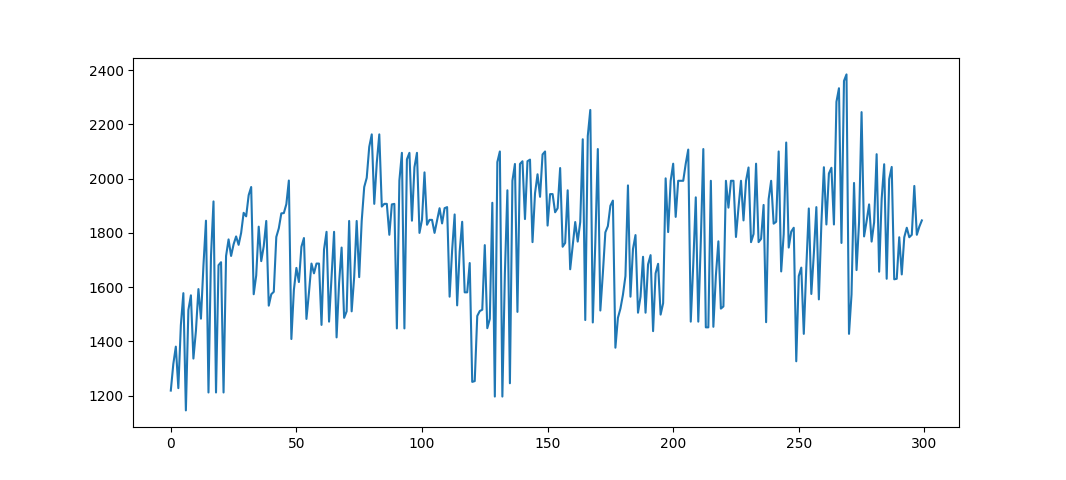

Here is the Python script that generated this plot:
import random
from tempfile import tempdir
import matplotlib.pyplot as plt
#TSP알고리즘


POPULATION_SIZE = 5		# 개체 집단의 크기
MUTATION_RATE = 0.1			# 돌연 변이 확률
SIZE = 9		# 하나의 염색체에서 유전자 개수		
fitness = []
"""
    
서울 : 0 인천 : 1 대전 : 2 춘천 : 3 강릉 : 4 대구 : 5 울산 : 6 부산 : 7 광주 : 8
    
"""

#distance[x][y] 를 참조하면 x와 y의 거리를 알 수 있음
distance = [
         [0, 30, 140, 75, 168, 237, 303, 325, 268],
         [30, 0, 140, 105, 198, 247, 315, 334, 257],
         [140, 140, 0, 173, 205, 119, 190, 200, 141],
         [75, 105, 173, 0, 102, 238, 293, 323, 313],
         [168, 198, 205, 102, 0, 213, 247, 287, 340],
         [237, 247, 119, 238, 213, 0, 71, 88, 173],
         [303, 315, 190, 293, 247, 71, 0, 44, 222],
         [325, 334, 200, 323, 287, 88, 44, 0, 202],
         [268, 257, 141, 313, 340, 173, 222, 202, 0]
          ]



# 염색체를 클래스로 정의한다. 
class Chromosome:
    def __init__(self, g=[]):
        self.genes = g.copy()		# 유전자는 리스트로 구현된다. 
        self.fitness = 0		# 적합도
        if self.genes.__len__()==0:	# 염색체가 초기 상태이면 초기화한다. 
            i = 0
            x = 0
            self.genes.append(x)
            self.genes.append(random.randint(1,8))
            while len(self.genes) < SIZE:
                self.genes.append(self.Find_nearst(self.genes[i+1]))
                i += 1
                 
    #a = 3
    #[75, 105, 173, 0, 102, 238, 293, 323, 313]
    #sorted = [0, 75,102,105, 173, 238, 293,313,323]
    def Find_nearst(self, a):
        nearest = sorted(distance[a])
        for i in nearest[1:]:
            if distance[a].index(i) not in self.genes:
                y = distance[a].index(i)
                return y           
        
    
    
    def cal_fitness(self):		# 적합도를 계산한다. 
        self.fitness = 0
        value = 0
        for i in range(len(self.genes)-1):
            value += distance[self.genes[i]][self.genes[i+1]]
        value += distance[self.genes[-1]][0]
        self.fitness = value
        return self.fitness

    def __str__(self):
        return self.genes.__str__()

# 염색체와 적합도를 출력한다. 
def print_p(pop):
    i = 0
    for x in pop:
        print("염색체 #", i, "=", x, "적합도=", x.cal_fitness())
        i += 1
    print("")

# 선택 연산
def select(pop):
    max_value  = sum([c.cal_fitness() for c in population])
    pick    = random.uniform(0, max_value)
    current = 0
    
    # 룰렛휠에서 어떤 조각에 속하는지를 알아내는 루프
    for c in pop:
        current += c.cal_fitness()
        if current > pick:
            return c

# 교차 연산
def crossover(pop):
    father = select(pop)
    mother = select(pop)
    #print("father", father.genes, "mother", mother.genes)
    idx1, idx2 = random.sample(range(1, SIZE), 2)
    if idx1 > idx2:
        idx1, idx2 = idx2, idx1
    #print(idx1,idx2)
    a = father.genes[idx1:idx2]
    b = mother.genes[idx1:idx2]
    #print(a, b)
    child1 = father.genes
    child2 = mother.genes
    #print("child1", child1, "child2", child2)
    for i in b:
        d = child1.index(i)
        temper1 = child1[d]
        child1[d] = child1[idx1 + b.index(i)]
        child1[idx1 + b.index(i)] = temper1
    for j in a:
        c = child2.index(j)
        temper2 = child2[c]
        child2[c] = child2[idx1 + a.index(j)]
        child2[idx1 + a.index(j)] = temper2
    #print("child1", child1, "child2", child2)
        
    return (child1, child2)
    
# 돌연변이 연산
def mutate(c):
    for i in range(SIZE):
        if random.random() < MUTATION_RATE:
            target1, target2 = random.sample(range(0,SIZE), 2)
            #temp = c.genes[target1]
            #c.genes[target1] = c.genes[target2]
            #c.genes[target2] = temp
            #c.genes[target1], c.genes[target2] = c.genes[target2], c.genes[target1]
            c.genes[target1], c.genes[target2] = swap(c.genes[target1], c.genes[target2])
       

def swap(a,b):
    temp = a
    a = b
    b = temp
    return a, b

# 메인 프로그램
population = []
i=0

# 초기 염색체를 생성하여 객체 집단에 추가한다. 
while i<POPULATION_SIZE:
    population.append(Chromosome())
    i += 1

count=0
population.sort(key=lambda x: x.cal_fitness(), reverse=False)
print("세대 번호=", count)
print_p(population)
count=1

while population[0].cal_fitness() > 566:
    new_pop = []

    # 선택과 교차 연산
    for _ in range(POPULATION_SIZE//2):
        c1, c2 = crossover(population)
        new_pop.append(Chromosome(c1))
        new_pop.append(Chromosome(c2))

    # 자식 세대가 부모 세대를 대체한다. 
    # 깊은 복사를 수행한다. 
    population = new_pop.copy();    
    
    # 돌연변이 연산
    for c in population: mutate(c)

    # 출력을 위한 정렬
    population.sort(key=lambda x: x.cal_fitness(), reverse=False)
    print("세대 번호=", count)
    print_p(population)
    for x in population[:3]:
        fitness.append(x.cal_fitness())
    count += 1
    if count > 100 : 
        plt.plot(fitness)
        plt.show()
        break
    
